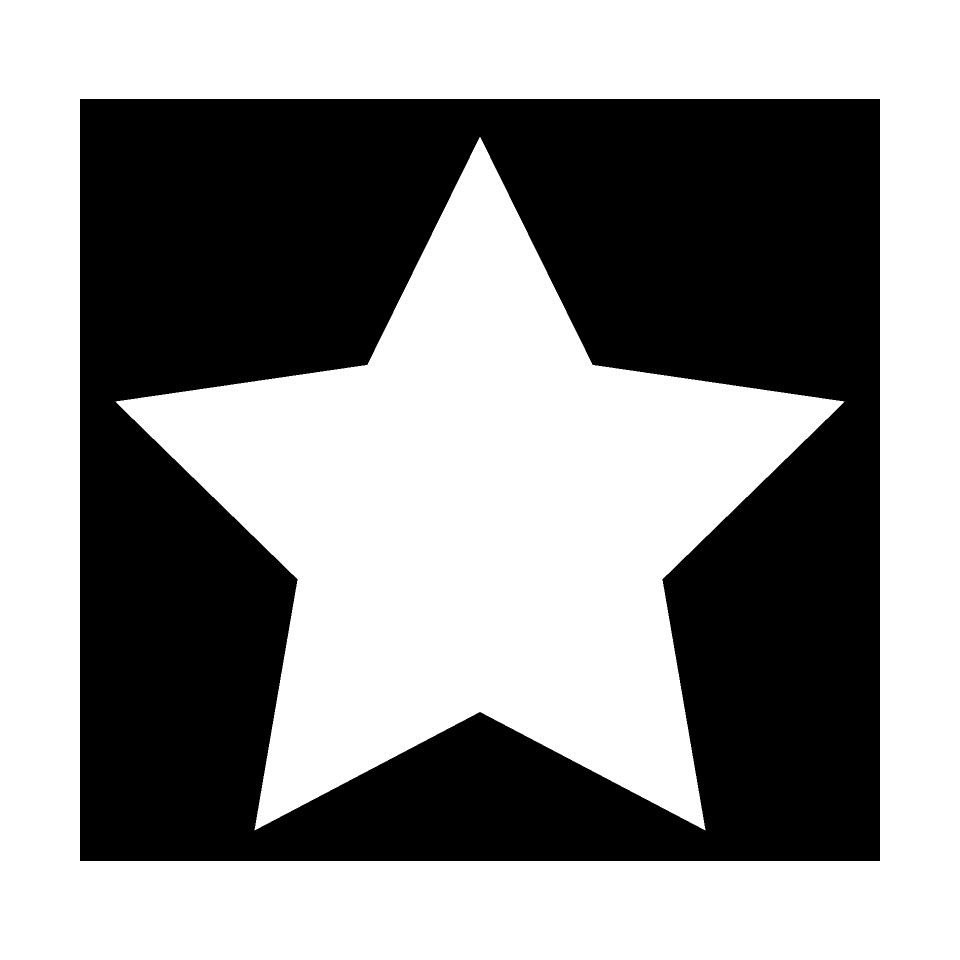
%> input picture image.png, 960 x 960 px
$ octave ImagetoCoordinate.m   (GNU Octave 9; MATLAB toolbox functions it lacks are replaced by stand-ins)
%> lines starting %> are read from the running program, lines starting %| are printed output that depends on the picture; in (x1, y1, x2, y2) boxes, pixels count from 0 and x2, y2 are one past the last pixel; in counts of white or black regions, pixels touching at a corner belong together; the program's own positions count from 1
clear
close all

% Load the image
originalImage = imread('image.png');
%> originalImage is the input picture: size 960x960x3 uint8; min 0, max 255, mean 146.2

% Convert the image to grayscale
grayImage = rgb2gray(originalImage);

% Binarize the image
binaryImage = imbinarize(grayImage);
%> binaryImage: size 960x960 logical; 57.4% white; 1 black region, box (x1, y1, x2, y2) and area: (80, 99, 880, 861) 392916

% Extract the contours
boundaries = bwboundaries(binaryImage);
%> boundaries = 3 boundaries; box (x1, y1, x2, y2) and points: (0, 0, 960, 960) 3837, (80, 99, 880, 861) 3121, (116, 137, 844, 830) 2275

% Number of contours
numBoundaries = length(boundaries);
%> numBoundaries = 3

% Draw each contour
figure;
imshow(binaryImage);
hold on;
for k = 1:length(boundaries)
    boundary = boundaries{k};
    plot(boundary(:,2), boundary(:,1), 'r', 'LineWidth', 2);
end
%> this loop made 3 passes
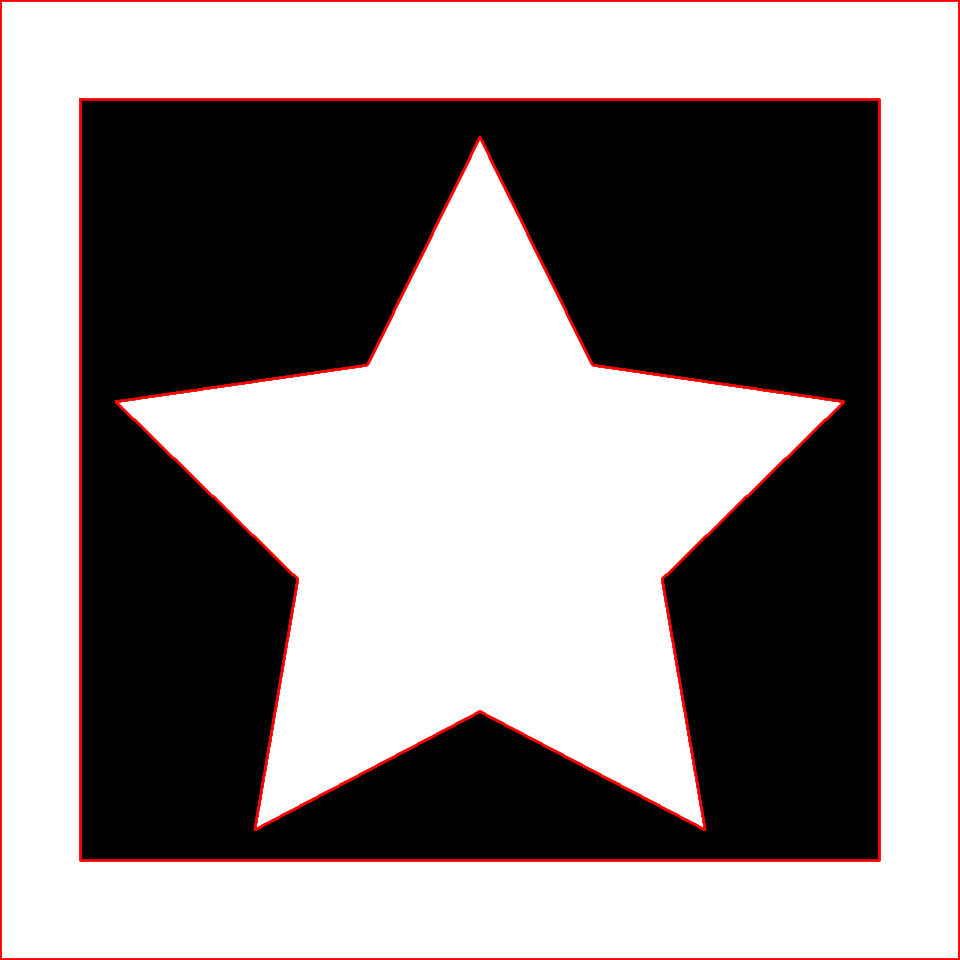
%> figure redrawn from the program's plot data

% Number of data points to extract
numSamples = 200;

% Generate indices for extracting data points
sampleIndices = round(linspace(1, size(boundary, 1), numSamples));
%> sampleIndices = 200 values from 1 to 3121

% Extracted data points
image_data = boundary(sampleIndices, :);
%> image_data = 200 rows, first 12: [100 81; 100 97; 100 112; 100 128; 100 144; 100 159; 100 175; 100 191; 100 206; 100 222; 100 238; 100 253]

% Save the extracted data
save('image_coordinate.mat', "image_data")
